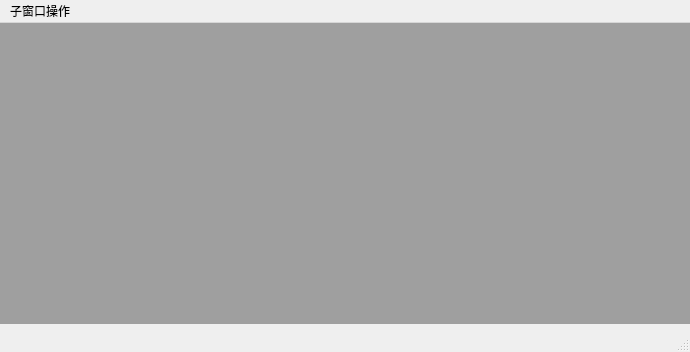
<?xml version="1.0" encoding="UTF-8"?>
<ui version="4.0">
 <class>MainWindow</class>
 <widget class="QMainWindow" name="MainWindow">
  <property name="geometry">
   <rect>
    <x>0</x>
    <y>0</y>
    <width>690</width>
    <height>352</height>
   </rect>
  </property>
  <property name="windowTitle">
   <string>MainWindow</string>
  </property>
  <widget class="QWidget" name="centralwidget">
   <widget class="QMdiArea" name="mdiArea">
    <property name="geometry">
     <rect>
      <x>0</x>
      <y>0</y>
      <width>691</width>
      <height>301</height>
     </rect>
    </property>
   </widget>
  </widget>
  <widget class="QMenuBar" name="menubar">
   <property name="geometry">
    <rect>
     <x>0</x>
     <y>0</y>
     <width>690</width>
     <height>26</height>
    </rect>
   </property>
   <widget class="QMenu" name="menu">
    <property name="title">
     <string>子窗口操作</string>
    </property>
    <addaction name="action"/>
    <addaction name="action1"/>
    <addaction name="action2"/>
   </widget>
   <addaction name="menu"/>
  </widget>
  <widget class="QStatusBar" name="statusbar"/>
  <action name="action">
   <property name="text">
    <string>新建</string>
   </property>
  </action>
  <action name="action1">
   <property name="text">
    <string>平铺显示</string>
   </property>
  </action>
  <action name="action2">
   <property name="text">
    <string>级联显示</string>
   </property>
  </action>
 </widget>
 <resources/>
 <connections/>
</ui>
